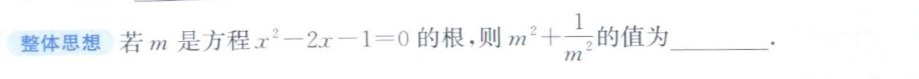
#> input picture data/derived/analysis/coord_evidence/annimg/46006966_10_question_0@page_9_rm2qy8d2.jpg, 919 x 79 px
$ python rows2.py ../data/derived/analysis/coord_evidence/annimg/46006966_10_question_0@page_9_rm2qy8d2.jpg --x1 1.0 --x2 1.0 --y1 1.0 --y2 1.0
#> lines starting #> are read from the running program, lines starting #| are printed output that depends on the picture; after the words box and inside, x2 and y2 are one past the last pixel; in counts of white or black regions, pixels touching at a corner belong together
### tools/layout_probe.py
#!/usr/bin/env python
# -*- coding: utf-8 -*-
"""
tools/layout_probe.py — 版面结构探针（只读，零模型推理）

用途：判断一张 OSS 页图到底是"单页扫描"还是"多页拼合"，并给出拼合网格。
方法：暗像素阈值 -> 行/列投影 -> 找长零墨空白沟（gutter）。

本模块不调用任何模型，只做可复现的像素统计。
"""
from __future__ import annotations

import numpy as np
from PIL import Image


def ink_mask(img: Image.Image, thresh: int = 160) -> np.ndarray:
    """返回布尔墨迹掩码：True = 有墨。"""
    return np.asarray(img.convert("L")) < thresh


# [118 lines left out: functions _runs, _max_blank_run, _spanning_gutters, find_gutters, _spanning_flags, ink_coverage and 1 more, not called in this run]

### tools/proj.py
#!/usr/bin/env python
# -*- coding: utf-8 -*-
"""
tools/proj.py — 墨迹投影 CLI（复刻 SOP §6.2 的用法）

用法
----
    python -I tools/proj.py page.png S "lines,x1,x2,y1,y2,LABEL" ["cols,y1,y2,x1,x2,LABEL" ...]

- S : 截图相对源图的倍率（输出像素 = clip × scale × devicePixelRatio）。
      本机 dpr=1.5、scale=2 时 S=3。**所有坐标参数与输出都按源图像素**，
      内部读图时按 S 放大对应区域。
- lines : 在 x∈[x1,x2] 范围内逐行统计墨迹，输出 y∈[y1,y2] 窗口内的
          文本行段（ink run，间隔 < min_gap 合并）与空白沟（gap run）。
- cols  : 在 y∈[y1,y2] 范围内逐列统计墨迹，输出 x∈[x1,x2] 窗口内的
          墨迹列段与空白列沟（用于找题间竖缝、题号"."的位置）。

墨迹口径与 layout_probe.py / SOP 一致：gray < 165 记为墨。

可调参数（有默认值，命令行尾追加 `--key=value` 可覆盖）：
    --thresh=165     墨迹灰度阈值
    --min-gap=4      行/段合并间隙（源图像素）
    --max-ink=0      一行/列允许的最大墨像素数（> 此值才算"有墨"行）
    --min-len=3      输出段的最小长度（源图像素）

输出每段一行：`LABEL  LINES  y  60-73  h=14` 或 `LABEL  GAP  y  73-79`。
"""
from __future__ import annotations

import sys
from pathlib import Path

if hasattr(sys.stdout, "reconfigure"):  # Windows 控制台默认 GBK，强制 UTF-8 防注释行乱码
    sys.stdout.reconfigure(encoding="utf-8", errors="replace")

import numpy as np
from PIL import Image

sys.path.insert(0, str(Path(__file__).resolve().parent))
from layout_probe import ink_mask  # noqa: E402

DEFAULTS = {"thresh": 165, "min-gap": 4, "max-ink": 0, "min-len": 3}


def _runs(flags: np.ndarray, min_len: int = 1) -> list[tuple[int, int]]:
    """布尔一维数组 → True 段 [(start, end)]。"""
    out: list[tuple[int, int]] = []
    start = None
    for i, v in enumerate(flags):
        if v and start is None:
            start = i
        elif not v and start is not None:
            if i - start >= min_len:
                out.append((start, i))
            start = None
    if start is not None and len(flags) - start >= min_len:
        out.append((start, len(flags)))
    return out


def _merge_gap(runs: list[tuple[int, int]], gap: int) -> list[tuple[int, int]]:
    if not runs:
        return []
    out = [runs[0]]
    for s, e in runs[1:]:
        if s - out[-1][1] < gap:
            out[-1] = (out[-1][0], e)
        else:
            out.append((s, e))
    return out


# [72 lines left out: functions project, parse_spec, main, not called in this run]


# [2 lines that do not run on import are left out]

### tools/rows2.py
#!/usr/bin/env python
# -*- coding: utf-8 -*-
"""
tools/rows2.py — proj.py 的加强版：可调 y 窗口 / min_gap / 墨迹比例

proj.py 回答"行段在哪"；rows2 回答"在页面边缘暗带/噪点干扰下，行边界
还稳不稳"。区别：

1. --ink-frac：一行算"有墨"的门槛从绝对像素数（proj 的 --max-ink）
   改成**墨迹比例**（墨像素 / 扫描宽度）。页边暗带是"满宽浅灰"，
   按灰度阈值它本来就不是墨；真正要防的是扫描噪点——几个离散噪点
   占不满 ink-frac，就不会把空白行误判成文本行。
2. --dump：打印每一行的墨比例曲线，人肉找阈值/窗口用。
3. 滑窗模式（--win > 0）：以 win 行为窗口计算滑动墨比例，
   对"行内有大片留白（插图、公式）导致单行墨比例偏低"的边界判断更稳。

用法
----
    python -I tools/rows2.py page.png --mode lines --x1 44 --x2 244 \
        --y1 60 --y2 640 --S 3 --ink-frac 0.01 --min-gap 4

    # 看比例曲线（不定阈值，先观察）：
    python -I tools/rows2.py page.png --mode lines --x1 44 --x2 244 \
        --y1 60 --y2 640 --S 3 --dump

所有坐标参数与输出均为源图像素；--S 为截图倍率（同 proj.py）。
"""
from __future__ import annotations

import argparse
import sys
from pathlib import Path

if hasattr(sys.stdout, "reconfigure"):  # Windows 控制台默认 GBK，强制 UTF-8 防乱码
    sys.stdout.reconfigure(encoding="utf-8", errors="replace")

import numpy as np
from PIL import Image

sys.path.insert(0, str(Path(__file__).resolve().parent))
from layout_probe import ink_mask  # noqa: E402
from proj import _merge_gap, _runs  # noqa: E402


def frac_curve(mask: np.ndarray, mode: str, lo1: int, hi1: int,
               lo2: int, hi2: int) -> np.ndarray:
    """每行/列的墨迹比例（0..1）。"""
    if mode == "lines":
        sub = mask[lo2:hi2, lo1:hi1]
        return sub.sum(axis=1) / max(1, (hi1 - lo1))
    sub = mask[lo1:hi1, lo2:hi2]
    return sub.sum(axis=0) / max(1, (hi1 - lo1))


def sliding(frac: np.ndarray, win: int) -> np.ndarray:
    """滑动平均（边界取短窗），win<=1 时原样返回。"""
    if win <= 1:
        return frac
    k = np.ones(win) / win
    return np.convolve(frac, k, mode="same")


def main(argv: list[str]) -> int:
    ap = argparse.ArgumentParser(description="墨迹投影加强版（rows2）")
    ap.add_argument("image")
    ap.add_argument("--mode", choices=["lines", "cols"], default="lines")
    ap.add_argument("--S", type=float, default=1.0, help="截图倍率（默认 1）")
    ap.add_argument("--x1", type=float, required=True)
    ap.add_argument("--x2", type=float, required=True)
    ap.add_argument("--y1", type=float, required=True)
    ap.add_argument("--y2", type=float, required=True)
    ap.add_argument("--thresh", type=int, default=165, help="墨迹灰度阈值")
    ap.add_argument("--ink-frac", type=float, default=0.01,
                    help="行/列算「有墨」的比例门槛（默认 0.01）")
    ap.add_argument("--min-gap", type=int, default=4, help="段合并间隙（源 px）")
    ap.add_argument("--min-len", type=int, default=3, help="输出段最小长度（源 px）")
    ap.add_argument("--win", type=int, default=1, help="滑窗行数（>1 启用滑动平均）")
    ap.add_argument("--dump", action="store_true", help="打印比例曲线")
    ap.add_argument("--label", default="R2")
    args = ap.parse_args(argv)

    mask = ink_mask(Image.open(args.image), thresh=args.thresh)
#> in ink_mask, `return np.asarray(img.convert("L")) < thresh`:
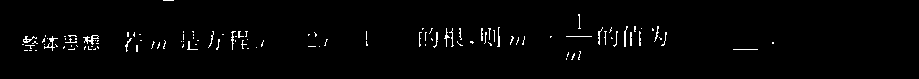
#> returned value: shape (79, 919) bool; 1.8% white in thin lines or dots, all inside (x1, y1, x2, y2) = (22, 0, 774, 60)
    H, W = mask.shape
#> H = 79; W = 919
    s = args.S
    if args.mode == "lines":
        lo1, hi1 = int(args.x1 * s), int(args.x2 * s)
        lo2, hi2 = int(args.y1 * s), int(args.y2 * s)
        lo1, hi1 = max(0, lo1), min(W, hi1)
#> lo1 = 1; hi1 = 1
        lo2, hi2 = max(0, lo2), min(H, hi2)
#> lo2 = 1; hi2 = 1
    else:
        lo1, hi1 = int(args.y1 * s), int(args.y2 * s)
        lo2, hi2 = int(args.x1 * s), int(args.x2 * s)
        lo1, hi1 = max(0, lo1), min(H, hi1)
        lo2, hi2 = max(0, lo2), min(W, hi2)

    frac = frac_curve(mask, args.mode, lo1, hi1, lo2, hi2)
#> in frac_curve, `sub = mask[lo2:hi2, lo1:hi1]`: sub = empty array
#> frac = empty array
    frac = sliding(frac, args.win)
    flags = frac >= args.ink_frac
#> flags = empty array
    offs = np.arange(lo2, hi2)
#> offs = empty array

    if args.dump:
        axis = "y" if args.mode == "lines" else "x"
        for i, f in enumerate(frac):
            pos = int(offs[i] / s)
            bar = "#" * int(f * 200)
            print(f"{pos:>6}  {f:6.3f}  {bar}")

    unit = "y" if args.mode == "lines" else "x"
    for st, en in _merge_gap(_runs(flags), args.min_gap):
        st_s, en_s = int(offs[st] / s), int(offs[en - 1] / s) + 1
        if en_s - st_s >= args.min_len:
            print(f"{args.label}\t{unit}\t{st_s}-{en_s}\th={en_s - st_s}")
#> this loop made 0 passes
    return 0


if __name__ == "__main__":
    sys.exit(main(sys.argv[1:]))
#> (the program exits here)

$ run again, on data/derived/analysis/coord_evidence/annimg/46006966_14_question_0@page_10_2lwma95y.jpg
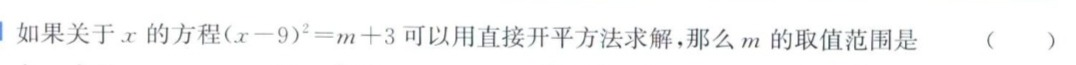
#> input picture data/derived/analysis/coord_evidence/annimg/46006966_14_question_0@page_10_2lwma95y.jpg, 1076 x 65 px
#> in ink_mask, `return np.asarray(img.convert("L")) < thresh`:
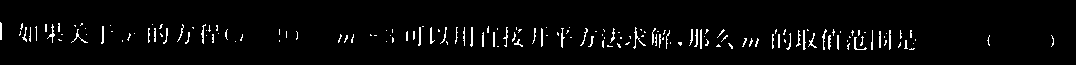
#> returned value: shape (65, 1076) bool; 3.4% white in thin lines or dots, all inside (x1, y1, x2, y2) = (0, 22, 1054, 50)
#> sub = empty array

$ run again, on data/derived/analysis/coord_evidence/annimg/46006966_2_question_0@page_8_0dpg263b.jpg
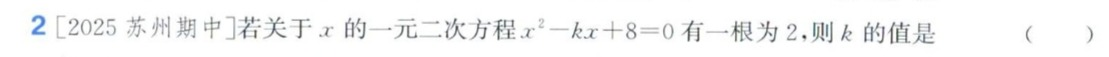
#> input picture data/derived/analysis/coord_evidence/annimg/46006966_2_question_0@page_8_0dpg263b.jpg, 1109 x 57 px
#> in ink_mask, `return np.asarray(img.convert("L")) < thresh`:
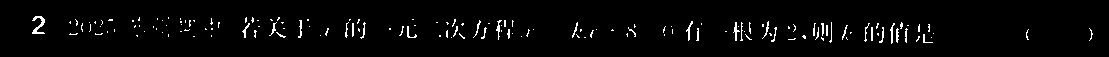
#> returned value: shape (57, 1109) bool; 2.7% white in thin lines or dots, all inside (x1, y1, x2, y2) = (32, 16, 1093, 44)
#> sub = empty array

$ run again, on data/derived/analysis/coord_evidence/annimg/46006966_3_question_0@page_8_r7p5ptnm.jpg
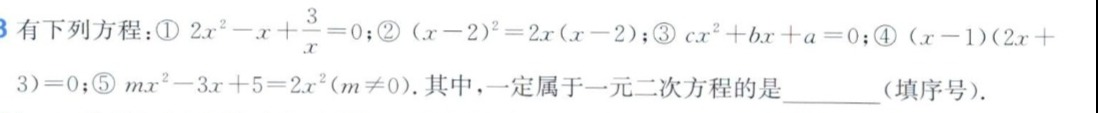
#> input picture data/derived/analysis/coord_evidence/annimg/46006966_3_question_0@page_8_r7p5ptnm.jpg, 1098 x 113 px
#> in ink_mask, `return np.asarray(img.convert("L")) < thresh`:
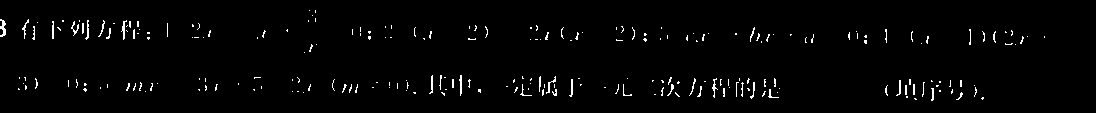
#> returned value: shape (113, 1098) bool; 2.1% white in thin lines or dots
#> sub = empty array
